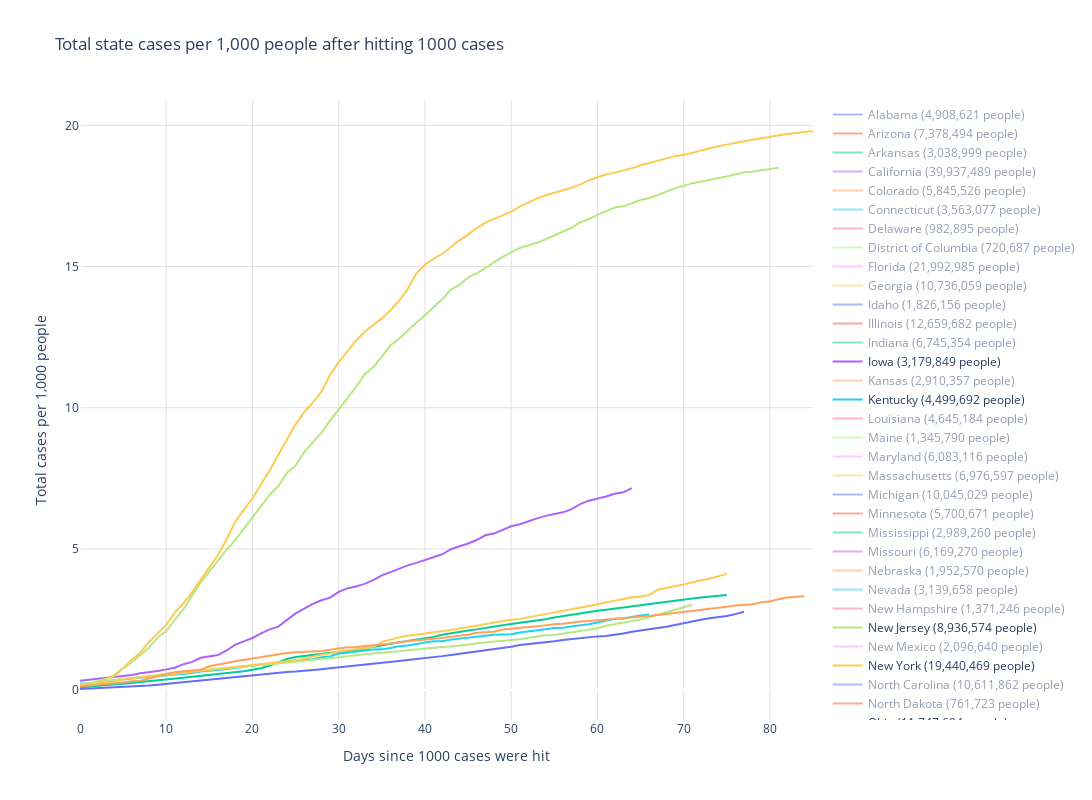

The cell this chart's notebook holds for it:
### Markdown cell above
**********************************************************************************************************
 # State cases adjusted for population
 **********************************************************************************************************

### Code cell
def stateplotpercapita(state, show_by_default):
    data = state_cov_data[state_cov_data.state == state][['date', 'cases']]
    data = data[data.cases >= starting_cases]
    state_population = population_state_density[population_state_density.state == state]
    if len(state_population):
        data.index = [x for x in range(0, len(data))]
        plotdata = (data.cases / state_population.population.values[0]) * 1000
        if len(data['cases']):
            if (show_by_default):
                visible = True
            else:
                visible = 'legendonly'

            fig.add_trace(
                go.Scatter(x=data.index, y=plotdata, mode='lines', name=state + ' (' + str.format('{0:,}', state_population.population.values[0]) + ' people)', line = { 'width': default_line_thickness },
                hovertemplate='cases per 1000: %{y:,.0f}<br>day: %{x}', visible=visible)
            )

row += 1
starting_cases = 1000
layout = go.Layout(
        title = 'Total state cases per 1,000 people after hitting ' + str(starting_cases) + ' cases',
        plot_bgcolor = default_plot_color,
        xaxis_gridcolor = default_grid_color,
        yaxis_gridcolor = default_grid_color,
        width=default_width,
        height=default_height,
        xaxis_title='Days since ' + str(starting_cases) + ' cases were hit',
        yaxis_title='Total cases per 1,000 people'
)
fig=go.Figure(layout=layout)

for index, s in interesting_states.iterrows():
    stateplotpercapita(s.state, s.show_by_default )

fig.show()
plotly.offline.plot(fig, filename=webpage_folder + 'Chart_'+str(row)+'.html',auto_open=False)
html_graphs.write('''
<br/><br/><div>
<h1>State and County cases adjusted for population</h1><br/>
Total cases is one thing, but to better get a sense of how different states and counties may be handling the virus compared to others,
you can adjust the graphs to account for the number of people who live in each state. A state that has 100,000 people vs
one that has 8,000,000 people should obviously have far fewer total cases because they have 80x less people. By factoring
in the population, a state or county with a low population may show a slope as high as other states with far more people.
This would indicate that the lower population state isn't likely effectively quarantining nearly as much as a higher
population state.
</div>''')
html_graphs.write("  <object data=\""+'Chart_'+str(row)+'.html'+"\" width=" + str(default_width * 1.10) + " height=" + str(default_height* 1.10) + "\"></object>"+"\n")

#################################################
# County cases adjusted for population
#################################################
